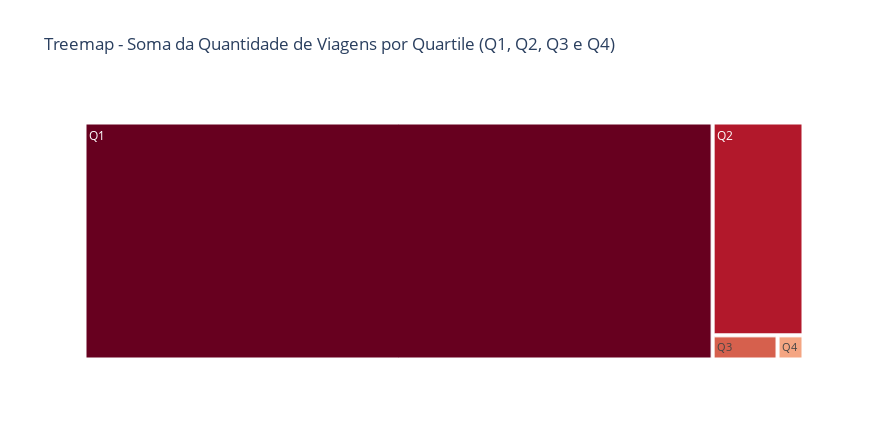

Here is the notebook cell this chart was saved with:
### Code cell
# treemap com a library plotly
fig = px.treemap(grouped, path=['quartile'], values='sum', color_discrete_sequence=px.colors.sequential.RdBu, width=888, height=444, title='Treemap - Soma da Quantidade de Viagens por Quartile (Q1, Q2, Q3 e Q4)')
fig.show()

### Figure 1 — Plotly figure (JSON) as saved in the notebook; plotly's stock layout.template omitted (floating-point values rounded to 4 significant figures)
{"data": [{"branchvalues": "total", "domain": {"x": [0, 1], "y": [0, 1]}, "hovertemplate": "labels=%{label}<br>sum=%{value}<br>parent=%{parent}<br>id=%{id}<extra></extra>", "ids": ["Q4", "Q3", "Q2", "Q1"], "labels": ["Q4", "Q3", "Q2", "Q1"], "name": "", "parents": ["", "", "", ""], "type": "treemap", "values": [140, 350, 4318, 33231]}], "layout": {"height": 444, "legend": {"tracegroupgap": 0}, "title": {"text": "Treemap - Soma da Quantidade de Viagens por Quartile (Q1, Q2, Q3 e Q4)"}, "treemapcolorway": ["rgb(103,0,31)", "rgb(178,24,43)", "rgb(214,96,77)", "rgb(244,165,130)", "rgb(253,219,199)", "rgb(247,247,247)", "rgb(209,229,240)", "rgb(146,197,222)", "rgb(67,147,195)", "rgb(33,102,172)", "rgb(5,48,97)"], "width": 888}}
